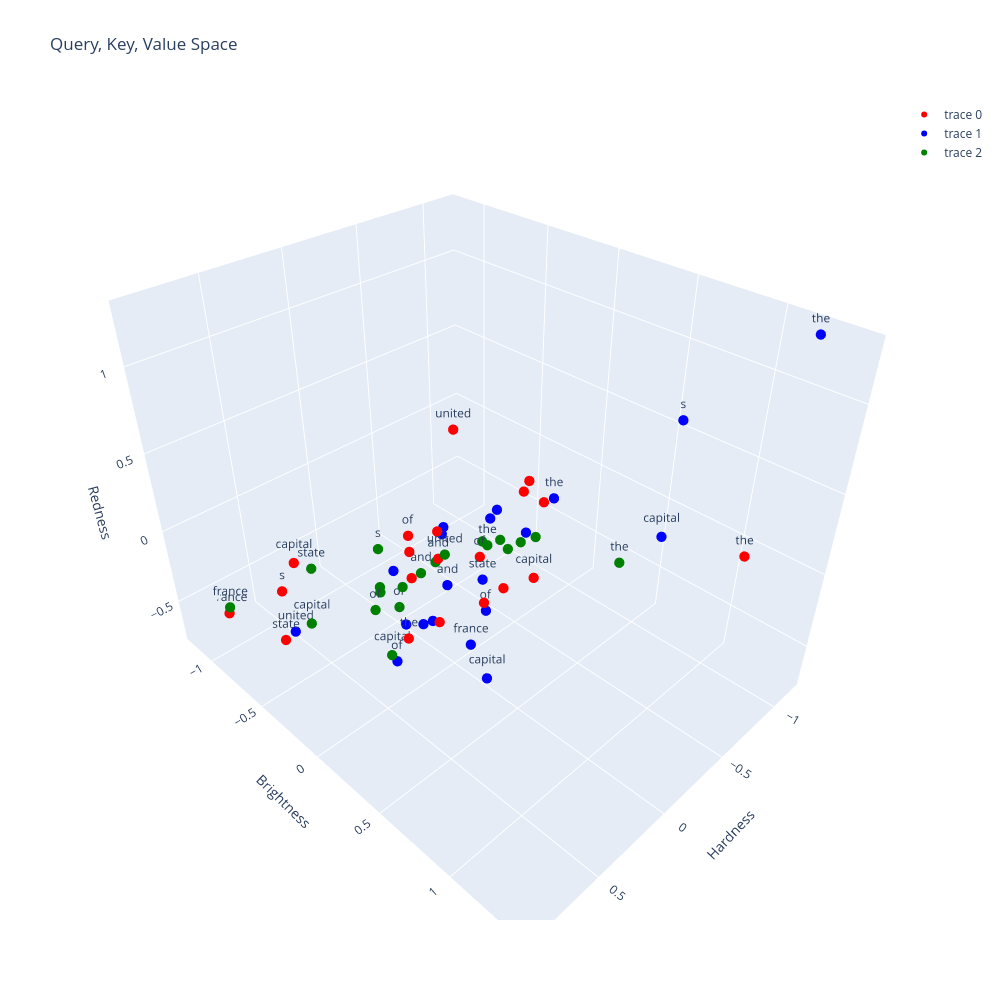

Notebook code cell kept with this figure:
### Code cell
attention_sentences = [
    {
        "words": q_of_sentence.detach().numpy(),
        "labels": u_tokenizer.tokenizer(prompt),
        "color": "red"
    },
    {
        "words": k_of_sentence.detach().numpy(),
        "labels": u_tokenizer.tokenizer(prompt),
        "color": "blue"
    },
     {
        "words": v_of_sentence.detach().numpy(),
        "labels": u_tokenizer.tokenizer(prompt),
        "color": "green"
    }
]
plot_dots(attention_sentences, "Query, Key, Value Space")

### Figure 1 — Plotly figure (JSON) as saved in the notebook; plotly's stock layout.template omitted (floating-point values rounded to 4 significant figures)
{"data": [{"hoverinfo": "text", "marker": {"color": "red", "size": 6}, "mode": "markers+text", "text": ["the", " ", "capital", " ", "of", " ", "united", " ", "state", "s", " ", "and", " ", "the", " ", "capital", " ", "of", " ", "france"], "type": "scatter3d", "x": [-0.4837, 0.04021, -0.1003, 0.1193, -0.105, -0.3557, -0.3792, -0.02256, 0.6164, 0.6556, -0.04256, 0.03905, -0.3014, 0.5083, 0.2086, 0.5708, 0.08612, 0.1079, -0.2771, 0.726], "y": [1.403, 0.2791, 0.492, -0.2009, 0.1026, 0.2133, -0.3791, 0.357, -0.7685, -0.6617, -0.1605, -0.0685, 0.3653, 0.2214, 0.1175, -0.6416, -0.2486, -0.2253, 0.2488, -1.183], "z": [0.4916, -0.1435, 0.06491, -0.21, -0.01881, 0.3988, 0.4473, -0.03637, -0.7123, -0.2593, 0.04394, -0.047, 0.3667, -0.1262, -0.2729, -0.09835, -0.07324, 0.05979, 0.3876, -0.6961]}, {"hoverinfo": "text", "marker": {"color": "blue", "size": 6}, "mode": "markers+text", "text": ["the", " ", "capital", " ", "of", " ", "united", " ", "state", "s", " ", "and", " ", "the", " ", "capital", " ", "of", " ", "france"], "type": "scatter3d", "x": [-0.599, -0.134, 0.06068, 0.2631, 0.3414, 0.08324, 0.5239, -0.2021, 0.1978, -0.6603, 0.2462, 0.07971, -0.1415, -1.175, -0.1605, -0.5138, 0.1959, -0.01217, -0.1256, 0.3395], "y": [0.1796, 0.1504, 0.3225, 0.04962, -0.09375, -0.402, -0.8034, 0.132, 0.4274, 0.8857, -0.115, 0.04422, -0.2194, 1.219, 0.3765, 0.9418, 0.04913, 0.2413, -0.2158, 0.4879], "z": [0.1552, 0.242, -0.6448, -0.2957, -0.6095, -0.2941, -0.7287, 0.2535, 0.1885, 0.9089, -0.413, -0.139, -0.00917, 1.281, 0.2561, 0.3418, -0.3155, -0.2535, -0.04761, -0.1029]}, {"hoverinfo": "text", "marker": {"color": "green", "size": 6}, "mode": "markers+text", "text": ["the", " ", "capital", " ", "of", " ", "united", " ", "state", "s", " ", "and", " ", "the", " ", "capital", " ", "of", " ", "france"], "type": "scatter3d", "x": [-0.5876, -0.1805, 0.3648, 0.2765, 0.2212, -0.1867, 0.06081, -0.226, 0.5006, 0.4337, 0.2323, 0.1388, -0.2917, 0.04996, 0.04157, 0.8034, 0.3272, 0.4379, -0.2075, 0.915], "y": [0.6587, 0.04489, -0.1065, -0.2847, -0.1955, 0.2288, 0.009468, 0.1348, -0.588, -0.0692, -0.144, -0.09775, 0.3269, 0.3126, -0.08748, -0.1698, -0.2172, -0.1247, 0.3, -0.7791], "z": [-0.01736, 0.0127, -0.5561, -0.2307, -0.3523, 0.0576, 0.0361, 0.04678, -0.1473, 0.2324, -0.1732, -0.1049, 0.1327, 0.2551, -0.07867, -0.08814, -0.1973, -0.1966, 0.1294, -0.2869]}], "layout": {"height": 1000, "scene": {"xaxis": {"title": {"text": "Hardness"}}, "yaxis": {"title": {"text": "Brightness"}}, "zaxis": {"title": {"text": "Redness"}}}, "title": {"text": "Query, Key, Value Space"}, "width": 1000}}
